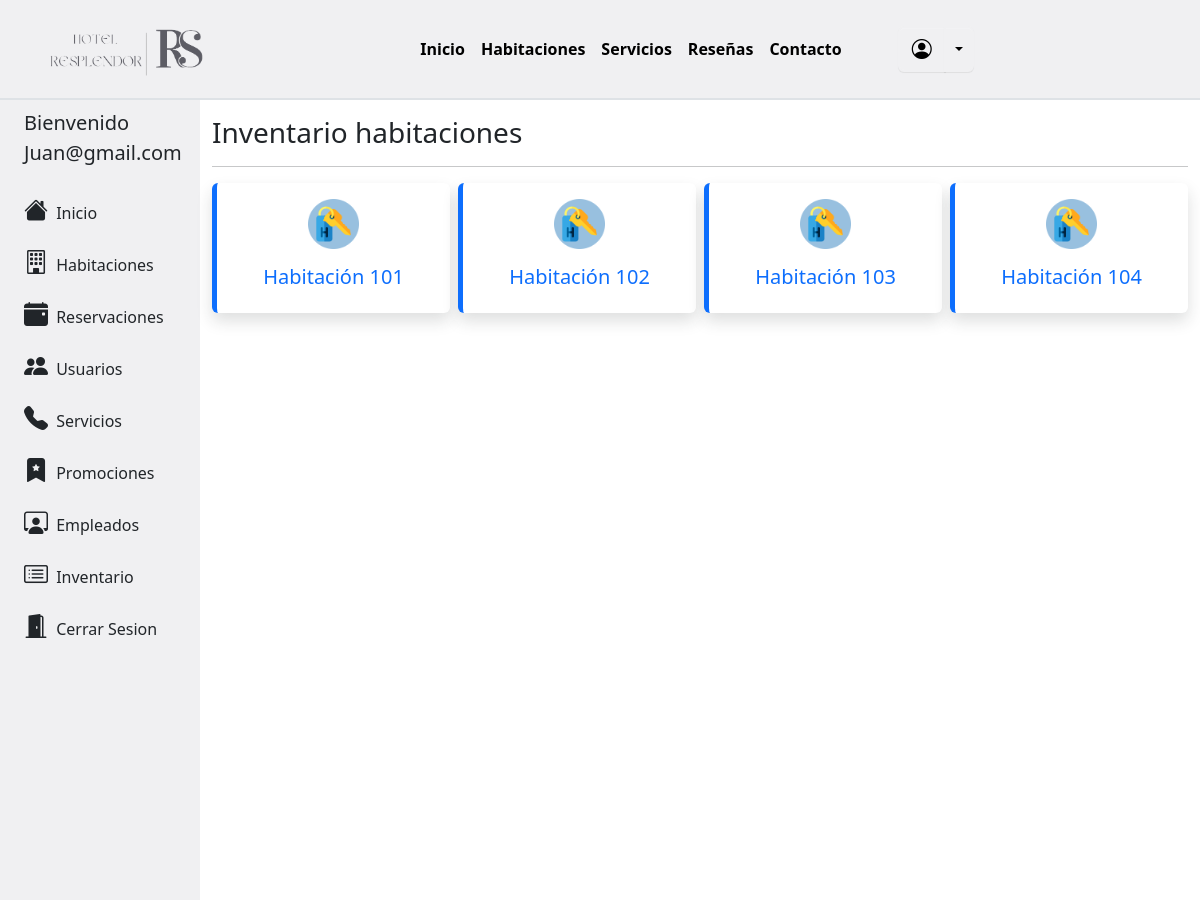
/habitaciones/inventario.php (signed in), run on an earlier commit of the app's database.
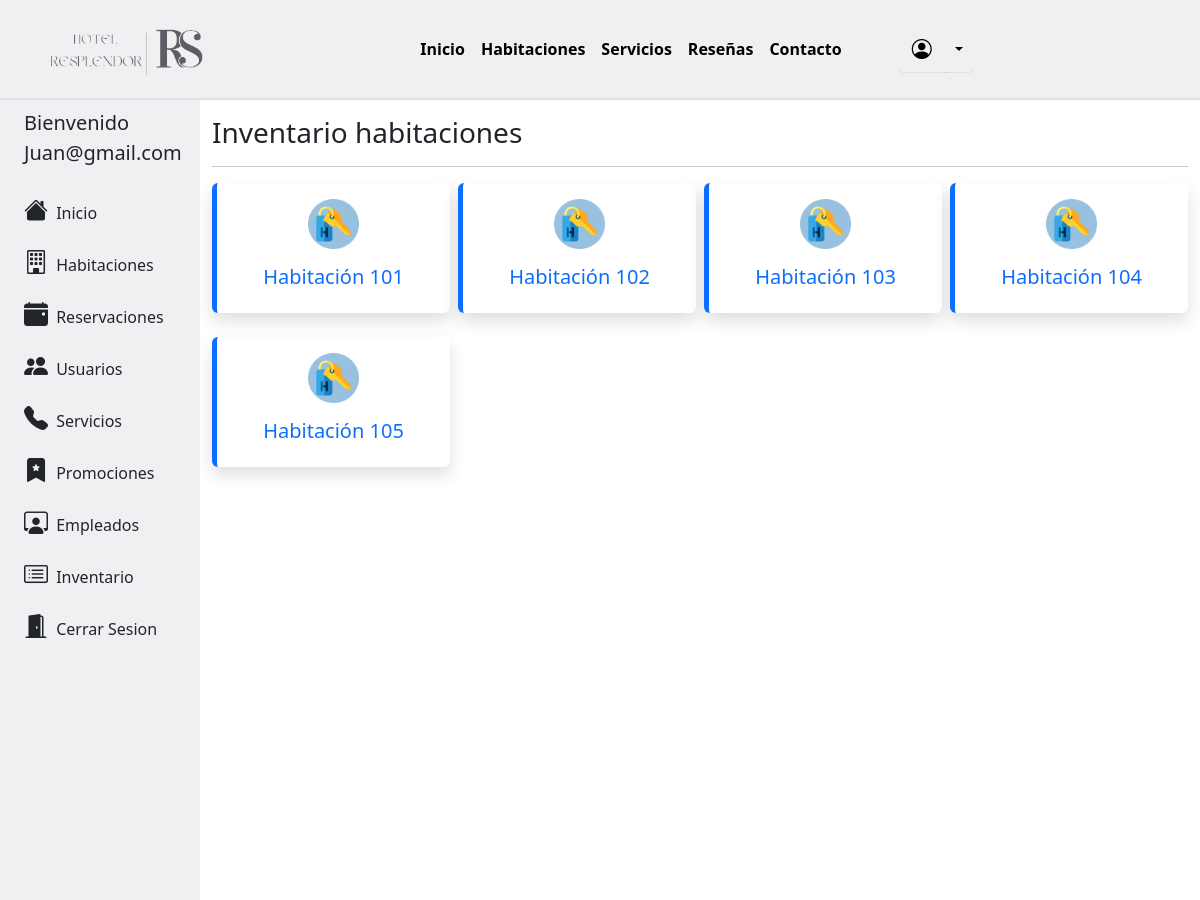
And on a later commit of the database.
### tables this page shows
CREATE TABLE `habitacion` (
  `id_habitacion` int(6) NOT NULL,
  `id_tipo_habitacion` int(11) NOT NULL,
  `id_estado` int(11) NOT NULL,
  `id_temporada` int(11) NOT NULL,
  `nombre_habitacion` varchar(25) NOT NULL,
  `descripcion_habitacion` text NOT NULL,
  `cantidad_personas` varchar(25) NOT NULL,
  `precio_Tb` int(11) NOT NULL,
  `precio_Ta` int(11) NOT NULL,
  `imagen_habitacion` text NOT NULL,
  `cant_reservas` int(11) NOT NULL,
  `id_promocion` int(11) DEFAULT NULL
);

### habitaciones/inventario.php (the view, shortened to what this page needs)
<!DOCTYPE html>
<html lang="en">
<head>
    <link rel="stylesheet" href="../css/custom.css">
    <link rel="stylesheet" href="../libs/bootstrap-icons/bootstrap-icons.css">
</head>
<body>
<?php
    include '../modules/menu.php';
    include '../modules/sidebar_admin.php';
?>
    <div class="col-xl-10 col-sm-10 col-md-9 py-3">
        <h3>Inventario habitaciones</h3>
        <hr>
        <div class="row g-2">
            <?php
            $conexion = new Conexion();
            $con=$conexion->conectarDB();
            $sql = "SELECT * FROM habitacion;";
            $resultset = $con->query($sql);
            if($resultset->num_rows>0){
                while($fila = $resultset->fetch_assoc()){
            echo '
                <div class="col-lg-3 col-sm-12">
                <a href="http://localhost/hotel/habitaciones/inv_habitacion.php?id='.$fila["id_habitacion"].'" style="text-decoration:none;">
                    <div class="card text-bg-white shadow mb-3 border-5 border-top-0 border-end-0 border-bottom-0 border-primary" style="max-width: 430px;">
                        <div class="card-body text-center">
                            <img src="../img/hotel2.png" alt="Icono habitación" class="img-fluid w-25">
                            <h1 class="fs-5 mt-3">'.$fila["nombre_habitacion"].'</h1>
                        </div>
                    </div>
                </a>
                </div>';
                }
            }?>
        </div>
    </div>
</body>
</html>

What changed in the data, as far as the page shows it:
added habitacion: nombre_habitacion "Habitación 105"
